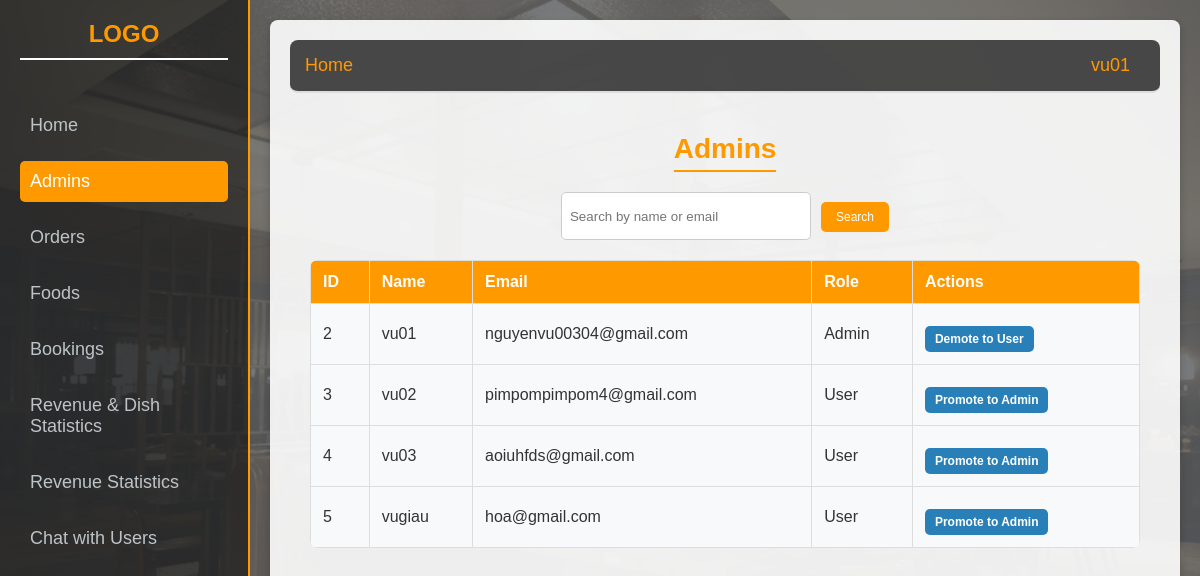
Screenshot of /admin_interface/admins.php (signed in) with the database file from the repository.
### tables this page shows
CREATE TABLE `user` (
  `user_id` int(11) NOT NULL,
  `user_name` varchar(100) NOT NULL,
  `phone_number` int(11) DEFAULT NULL,
  `email` varchar(100) DEFAULT NULL,
  `password` text NOT NULL,
  `role` int(11) NOT NULL
);

### admin_interface/admins.php (the view, shortened to what this page needs)
<?php
include("config/config.php");
if (isset($_SESSION['user_name'])) {
    $userName = $_SESSION['user_name'];
} else {
    $userName = "USER";
}
?>
<!DOCTYPE html>
<html lang="en">
<head>
    <link rel="stylesheet" href="admins.css">
</head>
<body>
    <div class="sidebar">
        <h2>LOGO</h2>
        <ul>
        <li><a href="admin.php">Home</a></li>
            <li><a href="admins.php">Admins</a></li>
            <li><a href="orders.php">Orders</a></li>
            <li><a href="foods.php">Foods</a></li>
            <li><a href="books.php">Bookings</a></li>
            <li><a href="statistics.php" class="button">Revenue & Dish Statistics</a></li>
            <li><a href="statistical.php">Revenue Statistics</a></li>
            <li><a href="../chat.php">Chat with Users</a></li>
        </ul>
    </div>
    <div class="main-content">
        <div class="navbar">
            <a href="#">Home</a>
            <div class="dropdown">
                <a href="#" class="user-btn" id="user-btn"><?php echo htmlspecialchars($userName); ?></a>
            </div>
        </div>
        <div class="container">
            <h3>Admins</h3>
            <form method="GET" action="admins.php" class="search-form">
                <input type="text" name="search_query" placeholder="Search by name or email" value="<?php echo isset($_GET['search_query']) ? $_GET['search_query'] : ''; ?>">
                <button type="submit" class="btn">Search</button>
            </form>
            <table>
                <thead>
                    <tr>
                        <th>ID</th>
                        <th>Name</th>
                        <th>Email</th>
                        <th>Role</th>
                        <th>Actions</th>
                    </tr>
                </thead>
                <tbody>
                <?php
                $sql = "SELECT user_id, user_name, email, role FROM user";
                $result = mysqli_query($mysqli, $sql);
                while ($row = mysqli_fetch_assoc($result)) {
                    echo "<tr>
                            <td>{$row['user_id']}</td>
                            <td>{$row['user_name']}</td>
                            <td>{$row['email']}</td>
                            <td>" . ($row['role'] == 1 ? "Admin" : "User") . "</td>
                            <td>
                                <form action='edit_role.php' method='POST' style='display:inline-block;'>
                                    <input type='hidden' name='user_id' value='{$row['user_id']}'>
                                    <input type='hidden' name='role' value='" . ($row['role'] == 1 ? "0" : "1") . "'>
                                    <button type='submit' class='btn'>" . ($row['role'] == 1 ? "Demote to User" : "Promote to Admin") . "</button>
                                </form>
                            </td>
                        </tr>";
                }
                ?>
                </tbody>
            </table>
        </div>
    </div>
</body>
</html>

### admin_interface/admins.css (style rules this page uses)
* { margin: 0; padding: 0; box-sizing: border-box; }
body { font-family: 'Arial', sans-serif; background: linear-gradient(rgba(233, 239, 246, 0.7), rgba(233, 239, 246, 0.7)), url('../user_interface/images/da4.jpg'); background-size: cover; background-repeat: no-repeat; background-position: center; padding: 20px; border-radius: 8px; position: relative; }
body::before { content: ""; position: fixed; top: 0; left: 0; width: 100%; height: 100%; background-color: rgba(0, 0, 0, 0.5); z-index: -1; }
.sidebar { width: 250px; background-color: rgba(0, 0, 0, 0.5); height: 100vh; padding: 20px; position: fixed; top: 0; left: 0; display: flex; flex-direction: column; gap: 15px; border-right: 2px solid #ff9900; }
.sidebar h2 { color: #ff9900; font-size: 24px; text-align: center; margin-bottom: 30px; border-bottom: 2px solid #fff; padding-bottom: 10px; }
.sidebar ul { list-style-type: none; }
.sidebar ul li { margin-bottom: 15px; }
.sidebar ul li a { color: #bdc3c7; text-decoration: none; font-size: 18px; padding: 10px; display: block; border-radius: 5px; transition: background-color 0.3s, color 0.3s; }
.sidebar ul li:nth-child(2) a { background-color: #ff9900; color: #fff; }
.main-content { margin-left: 250px; padding: 20px; width: calc(100% - 250px); min-height: 100vh; box-shadow: 0 4px 8px rgba(0, 0, 0, 0.2); border-radius: 8px; background-color: rgba(255, 255, 255, 0.9); }
.navbar { display: flex; justify-content: space-between; align-items: center; background-color: rgba(0, 0, 0, 0.7); padding: 15px; border-bottom: 2px solid #dcdde1; border-radius: 8px; margin-bottom: 20px; }
.navbar a { color: #ff9900; text-decoration: none; font-size: 18px; transition: color 0.3s ease; }
button { padding: 12px 20px; font-size: 16px; border-radius: 5px; cursor: pointer; border: none; transition: background-color 0.3s, transform 0.2s; }
button[type="submit"] { padding: 6px 10px; font-size: 12px; background-color: #2980b9; color: white; margin-top: 10px; }
table { width: 100%; border-collapse: collapse; margin-top: 20px; font-family: Arial, sans-serif; background-color: #f8f9fa; border-radius: 8px; overflow: hidden; }
table th, table td { padding: 12px; border: 1px solid #ddd; text-align: left; }
table th { background-color: #f2f2f2; }
.dropdown { position: relative; display: inline-block; }
.user-btn { color: #2d3e50; font-size: 18px; background-color: transparent; border: none; cursor: pointer; padding: 10px 15px; border-radius: 5px; transition: background-color 0.3s ease; }
.container { width: 100%; margin: 0 auto; padding: 20px; text-align: center; }
.container h3 { font-size: 28px; color: #333; margin-bottom: 20px; color: #ff9900; border-bottom: 2px solid #ff9900; display: inline-block; padding-bottom: 5px; }
.search-form { display: flex; justify-content: center; gap: 10px; margin-bottom: 20px; }
.search-form input[type="text"] { padding: 8px; width: 250px; border: 1px solid #ccc; border-radius: 5px; }
.search-form .btn { padding: 8px 15px; background-color: #ff9900; color: #fff; border: none; border-radius: 5px; cursor: pointer; transition: background-color 0.3s; margin-bottom: 8px; }
table { width: 100%; border-collapse: collapse; margin-top: 20px; text-align: left; }
table th, table td { padding: 12px; border-bottom: 1px solid #ddd; }
table th { background-color: #ff9900; color: #fff; }
table td { color: #333; }
table td a, table td button { color: #ff9900; text-decoration: none; margin-right: 10px; font-weight: bold; }

### rows the page displays
user: user_id "2", user_name "vu01", email "nguyenvu00304@gmail.com", role "Admin"
user: user_id "3", user_name "vu02", email "pimpompimpom4@gmail.com", role "User"
user: user_id "4", user_name "vu03", email "aoiuhfds@gmail.com", role "User"
user: user_id "5", user_name "vugiau", email "hoa@gmail.com", role "User"

### other values shown
$userName "vu01"
